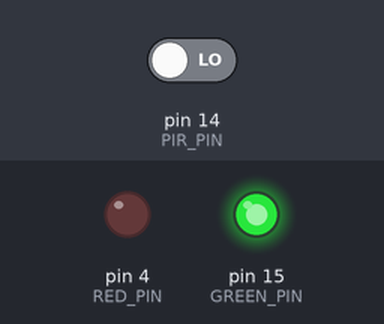
The sketch below on a simulated Arduino Uno, built with avr-gcc and run on an emulated ATmega328P. On the bench: output pins drawn as LEDs (lit = HIGH). The test bench sets the inputs (shaded band); at power-on: pin 14 (PIR_PIN) LOW.

Above: at 1.2 s.
1.3 s: pin 14 (PIR_PIN) driven HIGH
At 2.4 s:
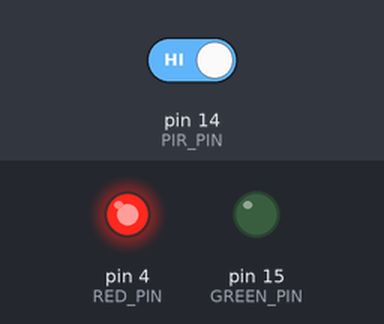
2.8 s: pin 14 (PIR_PIN) driven LOW
At 3.6 s:
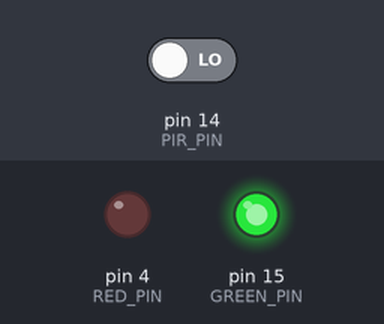
Timing chart, 0 to 5.8 s (numbered marks = the images above; inputs shaded):
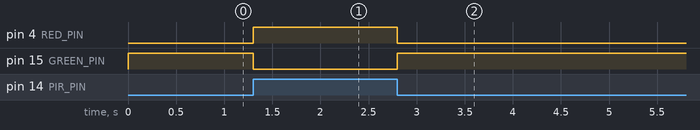

The sketch:

04_PIR.ino
```cpp
#define PIR_PIN 14
#define RED_PIN 4
#define GREEN_PIN 15

void setup() {
  pinMode(PIR_PIN, INPUT);
  pinMode(RED_PIN, OUTPUT);
  pinMode(GREEN_PIN, OUTPUT);

  digitalWrite(RED_PIN, LOW);
  digitalWrite(GREEN_PIN, HIGH);
}

void loop() {
  bool motionDetected = digitalRead(PIR_PIN) == HIGH;

  if (motionDetected) {
    digitalWrite(RED_PIN, HIGH);
    digitalWrite(GREEN_PIN, LOW);
  } else {
    digitalWrite(RED_PIN, LOW);
    digitalWrite(GREEN_PIN, HIGH);
  }

  delay(50);
}
```

Measured:
- after the input at 1.3 s, pin 4 (RED_PIN): LOW → HIGH at once; pin 15 (GREEN_PIN): HIGH → LOW at once
- after the input at 2.8 s, pin 4 (RED_PIN): HIGH → LOW at once; pin 15 (GREEN_PIN): LOW → HIGH at once
